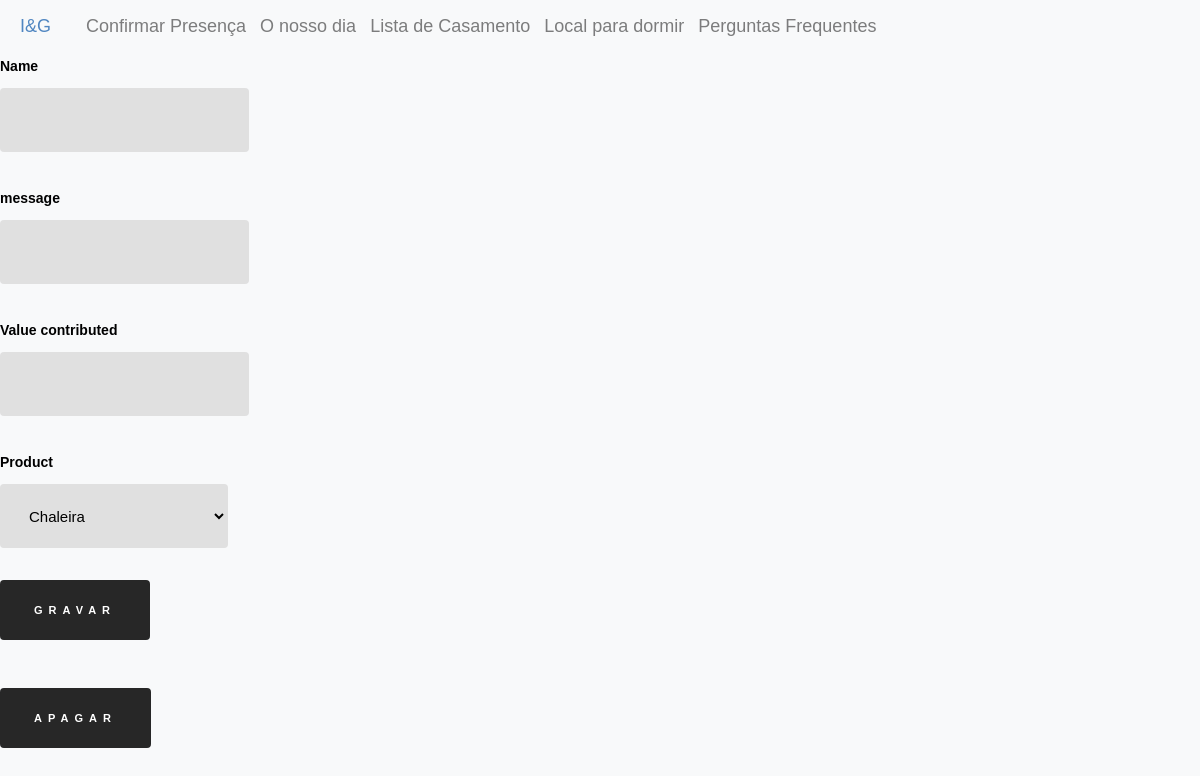
Page /edit/contribution/3 on the earlier database version.
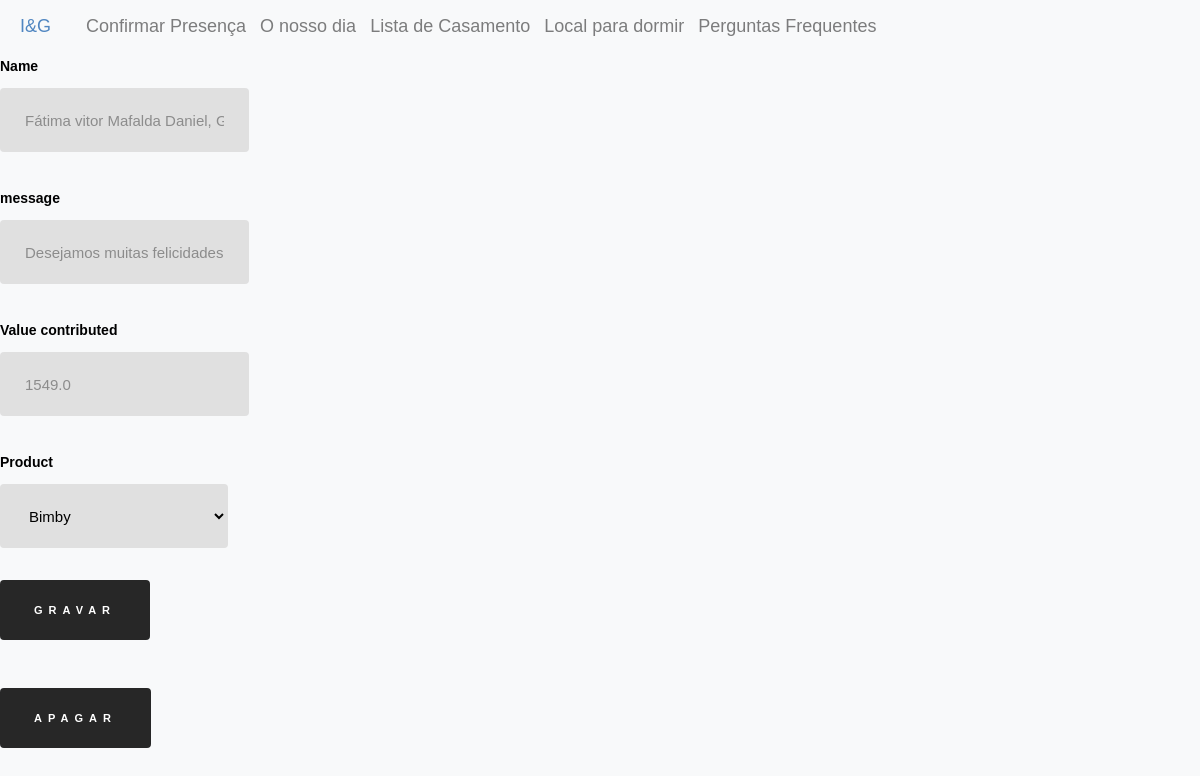
Same page on the later database version.
### inesegoncalo/models/contributions.py (models this page shows, shortened)
class Contribution(db.Model ,model.Model,model.Base):
    __tablename__ = 'contribution'
    __table_args__ = {'extend_existing': True}
    id = Column(Integer, primary_key=True)
    name = Column(String(80))
    value_contributed = Column(Float)
    message = Column(Text)
    product_id = Column(Integer, ForeignKey('products.id'))
    product = relationship('Product', back_populates="contributions")

### inesegoncalo/modules/edit.py (the view, shortened to what this page needs)
@bp.route("/contribution/<contribution_id>", methods=("GET", "POST"))
@bp.route("/contribution/<contribution_id>/<delete>", methods=("GET", "POST"))
def contribution(contribution_id, delete=None):
    contribution = Contribution.query.filter_by(id=contribution_id).first()
    products = Product.query.all()
    return render_template(
        "edit/contribution.html", contribution=contribution, products=products
    )

### inesegoncalo/templates/edit/contribution.html
{% extends 'layout.html' %}
{% block content %}
<div class="product_form_container">
    <form method="post" class="product_form">
        <div class="product_attribute_container">
            <label for="name"> Name</label>
            <input type="text" name="name" placeholder="{{contribution.name}}">
        </div>
        <div class="product_attribute_container">
            <label for="message"> message</label>
            <input type="text" name="message" placeholder="{{contribution.message}}">
        </div>
        <div class="product_attribute_container">
            <label for="value_contributed"> Value contributed</label>
            <input type="number" name="value_contributed" placeholder="{{contribution.value_contributed}}">
        </div>
        <div class="product_attribute_container">
            <label for="product"> Product</label>
            <select name="product">
                {% for product in products%}
                    {% if product == contribution.product %}
                    <option value="{{product.id}}" selected>{{product.name}}</option>
                    {% else %}
                    <option value="{{product.id}}">{{product.name}}</option>
                    {% endif %}
                {% endfor%}
            </select>
        </div>
        <button class="accept">Gravar</button>
    </form>
    <form method="post" action="{{url_for('edit.contribution',contribution_id=contribution.id,delete='delete')}}" class="product_form">
        <button class ="delete">Apagar</button>
    </form>
</div>
{% endblock %}

Differences in the rows shown:
added Contribution: name "Fátima vitor Mafalda Daniel, Gabriel Cláudia", message "Desejamos muitas felicidades aguardamos um convite para jantar com o brinquedo novo 🥰", value_contributed "1549.0"
Other differences:
form field product: "Chaleira" → "Bimby"
